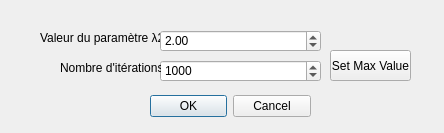
<?xml version="1.0" encoding="UTF-8"?>
<ui version="4.0">
 <class>croissanceregion</class>
 <widget class="QDialog" name="croissanceregion">
  <property name="geometry">
   <rect>
    <x>0</x>
    <y>0</y>
    <width>444</width>
    <height>133</height>
   </rect>
  </property>
  <property name="windowTitle">
   <string>Paramètre de la méthode 'croissance de région'</string>
  </property>
  <property name="accessibleName">
   <string/>
  </property>
  <widget class="QDialogButtonBox" name="buttonBox">
   <property name="geometry">
    <rect>
     <x>150</x>
     <y>90</y>
     <width>161</width>
     <height>32</height>
    </rect>
   </property>
   <property name="orientation">
    <enum>Qt::Horizontal</enum>
   </property>
   <property name="standardButtons">
    <set>QDialogButtonBox::Cancel|QDialogButtonBox::Ok</set>
   </property>
  </widget>
  <widget class="QLabel" name="label">
   <property name="geometry">
    <rect>
     <x>40</x>
     <y>30</y>
     <width>121</width>
     <height>16</height>
    </rect>
   </property>
   <property name="text">
    <string>Valeur du paramètre λ2</string>
   </property>
  </widget>
  <widget class="QDoubleSpinBox" name="doubleSpinBox">
   <property name="geometry">
    <rect>
     <x>160</x>
     <y>30</y>
     <width>161</width>
     <height>22</height>
    </rect>
   </property>
   <property name="decimals">
    <number>2</number>
   </property>
   <property name="maximum">
    <double>10.000000000000000</double>
   </property>
   <property name="singleStep">
    <double>0.100000000000000</double>
   </property>
   <property name="value">
    <double>2.000000000000000</double>
   </property>
  </widget>
  <widget class="QSpinBox" name="spinBox">
   <property name="geometry">
    <rect>
     <x>160</x>
     <y>60</y>
     <width>161</width>
     <height>22</height>
    </rect>
   </property>
   <property name="maximum">
    <number>100000000</number>
   </property>
   <property name="value">
    <number>1000</number>
   </property>
  </widget>
  <widget class="QLabel" name="label_2">
   <property name="geometry">
    <rect>
     <x>60</x>
     <y>60</y>
     <width>101</width>
     <height>16</height>
    </rect>
   </property>
   <property name="text">
    <string>Nombre d'itérations</string>
   </property>
  </widget>
  <widget class="QPushButton" name="pushButton">
   <property name="geometry">
    <rect>
     <x>330</x>
     <y>50</y>
     <width>81</width>
     <height>31</height>
    </rect>
   </property>
   <property name="text">
    <string>Set Max Value</string>
   </property>
  </widget>
 </widget>
 <resources/>
 <connections>
  <connection>
   <sender>buttonBox</sender>
   <signal>accepted()</signal>
   <receiver>croissanceregion</receiver>
   <slot>accept()</slot>
   <hints>
    <hint type="sourcelabel">
     <x>248</x>
     <y>254</y>
    </hint>
    <hint type="destinationlabel">
     <x>157</x>
     <y>274</y>
    </hint>
   </hints>
  </connection>
  <connection>
   <sender>buttonBox</sender>
   <signal>rejected()</signal>
   <receiver>croissanceregion</receiver>
   <slot>reject()</slot>
   <hints>
    <hint type="sourcelabel">
     <x>316</x>
     <y>260</y>
    </hint>
    <hint type="destinationlabel">
     <x>286</x>
     <y>274</y>
    </hint>
   </hints>
  </connection>
 </connections>
</ui>
